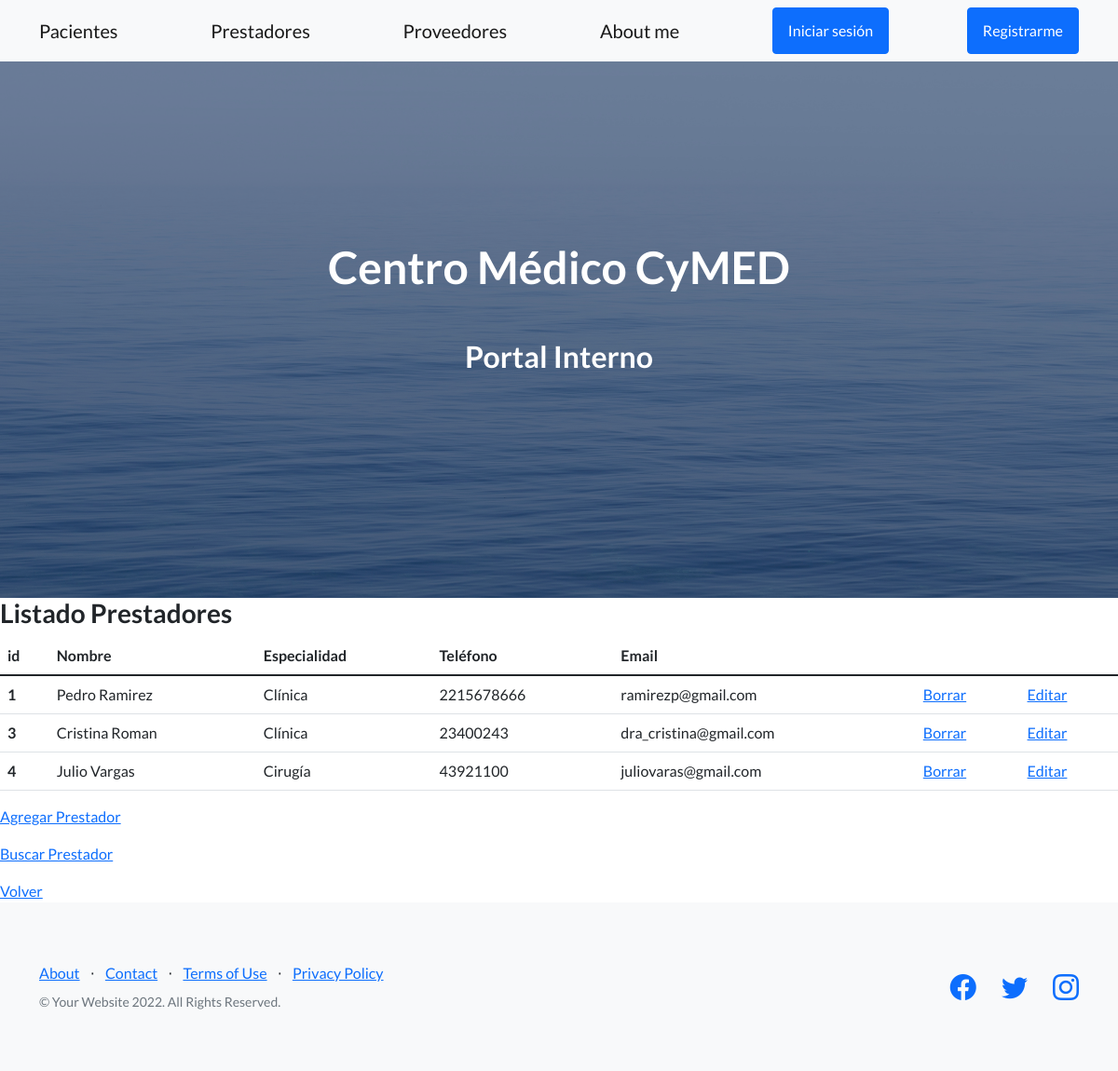
Page /prestadores on the committed database.
### app_coder/models.py (models this page shows, shortened)
class Prestadores(models.Model):
    nombre= models.CharField(max_length=40)
    especialidad= models.CharField(max_length=40)
    telefono= models.IntegerField('', default=0)
    email= models.EmailField('', default="No informado")

### app_coder/views.py (the view)
# urls.py: path("prestadores", views.prestadores, name="prestadores"),
def prestadores(request):
    prestadores= Prestadores.objects.all()
    datos= {"prestadores" : prestadores }
    plantilla= loader.get_template("prestadores.html")
    documento= plantilla.render(datos)
    return HttpResponse(documento)

### app_coder/template/prestadores.html (shortened to what this page needs)
{% extends "padre.html" %}
{% load static %}
{% block contenido %}
<table class="table">
    <thead>
      <h3>Listado Prestadores</h3>
      <tr>
        <th scope="col">id</th>
        <th scope="col">Nombre</th>
        <th scope="col">Especialidad</th>
        <th scope="col">Teléfono</th>
        <th scope="col">Email</th>
      </tr>
    </thead>
    <tbody>
        {% for n in prestadores %}
        <tr>
            <th scope="row">{{n.id}}</th>
            <td>{{n.nombre}}</td>
            <td>{{n.especialidad}}</td>
            <td>{{n.telefono}}</td>
            <td>{{n.email}}</td>
            <td><a href="{% url 'elimina_prestador' n.id %}">Borrar</a></td>
            <td><a href="{% url 'editar_prestador' n.id %}">Editar</a></td>
      </tr>
      {% endfor %}
    </tbody>
  </table>
    <a href="alta_prestadores">Agregar Prestador</a>
    <a href="buscar_prestador">Buscar Prestador</a>
    <a href="{% url 'inicio' %}">Volver</a>
{% endblock %}

### rows in the picture
Prestadores: id "1", nombre "Pedro Ramirez", especialidad "Clínica", telefono "2215678666", email "ramirezp@gmail.com"
Prestadores: id "3", nombre "Cristina Roman", especialidad "Clínica", telefono "23400243", email "dra_cristina@gmail.com"
Prestadores: id "4", nombre "Julio Vargas", especialidad "Cirugía", telefono "43921100", email "juliovaras@gmail.com"
